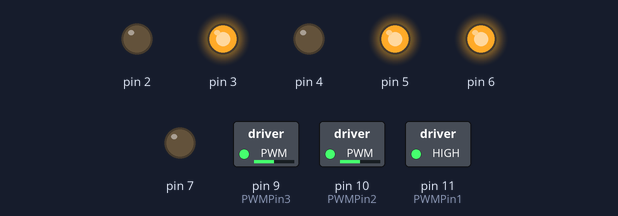
A sketch run on a simulated Arduino Uno, built with avr-gcc and run on an emulated ATmega328P. On the bench: switched loads named in the sketch (green lamp = pin HIGH), output pins drawn as LEDs (lit = HIGH).

Above: at 0.05 s.
At 2.95 s:
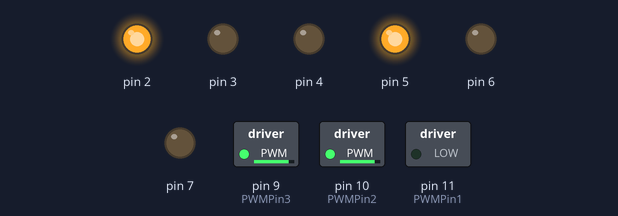
At 4.45 s:
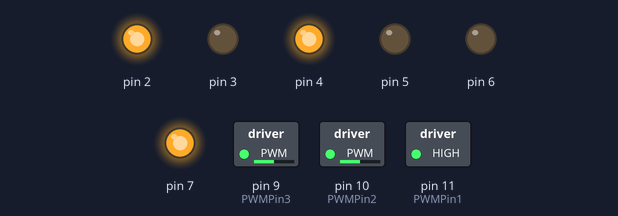
At 5.95 s:
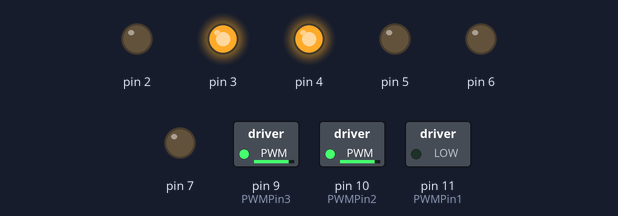
Timing chart, 0 to 7.8 s (numbered marks = the images above):
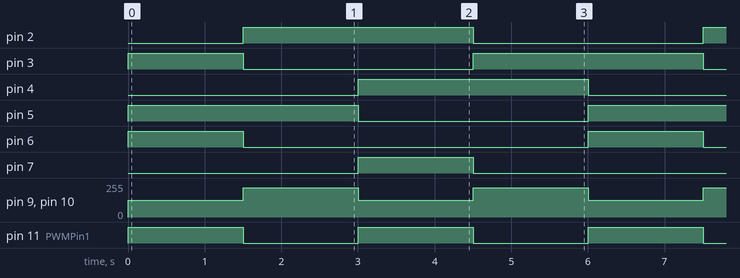

Measured:
- by itself, pin 2, pin 4, pin 5: alternates HIGH for 3.0 s and LOW for 3.0 s
- by itself, pin 3: repeats every 6.0 s: LOW 3.0 s, HIGH 3.0 s
- by itself, pin 6, pin 7: alternates HIGH for 1.5 s and LOW for 4.5 s
- by itself, pin 9 (PWMPin3), pin 10 (PWMPin2): alternates 220/255 for 1.5 s and 127/255 for 1.5 s
- by itself, pin 11 (PWMPin1): alternates HIGH for 1.5 s and LOW for 1.5 s

The sketch:

open-loop-omni-wheel-drivetrain.ino
```cpp
// (licence header left out)
#include "motor_driver.h"

#define M1IN1 7
#define M1IN2 6
#define M2IN1 5
#define M2IN2 4
#define M3IN1 3
#define M3IN2 2

#define PWMPin1 11
#define PWMPin2 10
#define PWMPin3 9

motorDriver M1(M1IN1,M1IN2, PWMPin1);
motorDriver M2(M2IN1,M2IN2, PWMPin2);
motorDriver M3(M3IN1,M3IN2, PWMPin3);

#define PI 3.14159265
float R = 0.2776; // robot wheel-base radius
int scaling_factor = 255;  // pseudo scaling factor, in open loop we can't accurately send RPM commands so instead this scales the PWM signal to a reasonable value in the range of [0, 255]

void setup() {
}

void loop() {
  // drive robot in a square
  calc_speed(1, 0, 0);
  delay(1500);
  calc_speed(0, 1, 0);
  delay(1500);
  calc_speed(-1, 0, 0);
  delay(1500);
  calc_speed(0, -1, 0);
  delay(1500);
}

void calc_speed(float x_dot, float y_dot, float theta_dot){
  // calculates motor speeds for 3 wheel omni drive robot
  // see derivation of equations here: https://modernrobotics.northwestern.edu/nu-gm-book-resource/13-2-omnidirectional-wheeled-mobile-robots-part-1-of-2/
  float PWM1 = -R*theta_dot + x_dot ;
  float PWM2 = -R*theta_dot - 0.5*x_dot - sin(PI/3.0)*y_dot;
  float PWM3 = -R*theta_dot - 0.5*x_dot + sin(PI/3.0)*y_dot;

  int Dir1 = (PWM1 > 0) - (PWM1 < 0);   // returns -1 or 1
  int Dir2 = (PWM2 > 0) - (PWM2 < 0);
  int Dir3 = (PWM3 > 0) - (PWM3 < 0);

  PWM1 = (int)abs(PWM1*scaling_factor); // scale in PWM range of [0, 255]
  PWM2 = (int)abs(PWM2*scaling_factor);
  PWM3 = (int)abs(PWM3*scaling_factor);

  M1.spin(Dir1, PWM1);
  M2.spin(Dir2, PWM2);
  M3.spin(Dir3, PWM3);
}
```

motor_driver.cpp
```cpp
#include "Arduino.h"
#include "motor_driver.h"

motorDriver::motorDriver(int IN1,int IN2, int PWMPin){
  _IN1 = IN1;
  _IN2 = IN2;
  _PWMPin = PWMPin;
  pinMode(_IN1, OUTPUT);
  pinMode(_IN2, OUTPUT);
  pinMode(_PWMPin, OUTPUT);
}

void motorDriver::spin(char Dir, unsigned char PWM){
  switch (Dir){
    case -1:    // counterclockwise
      digitalWrite(_IN1, HIGH);
      digitalWrite(_IN2, LOW);
      analogWrite(_PWMPin, PWM);
      break;
    case 0:     // stationary
      digitalWrite(_IN1, LOW);
      digitalWrite(_IN2, LOW);
      digitalWrite(_PWMPin, LOW);
      break;
    case 1:     // clockwise
      digitalWrite(_IN1, LOW);
      digitalWrite(_IN2, HIGH);
      analogWrite(_PWMPin, PWM);
      break;
  }
}
```

motor_driver.h
```cpp
#ifndef motordriver_h
#define motordriver_h

#include "Arduino.h"

class motorDriver{
  public:
    motorDriver(int IN1,int IN2, int PWMPin);
    void spin(char Dir, unsigned char PWM);
  private:
    int _PWMPin;
    int _IN1;
    int _IN2;
};

#endif
```
